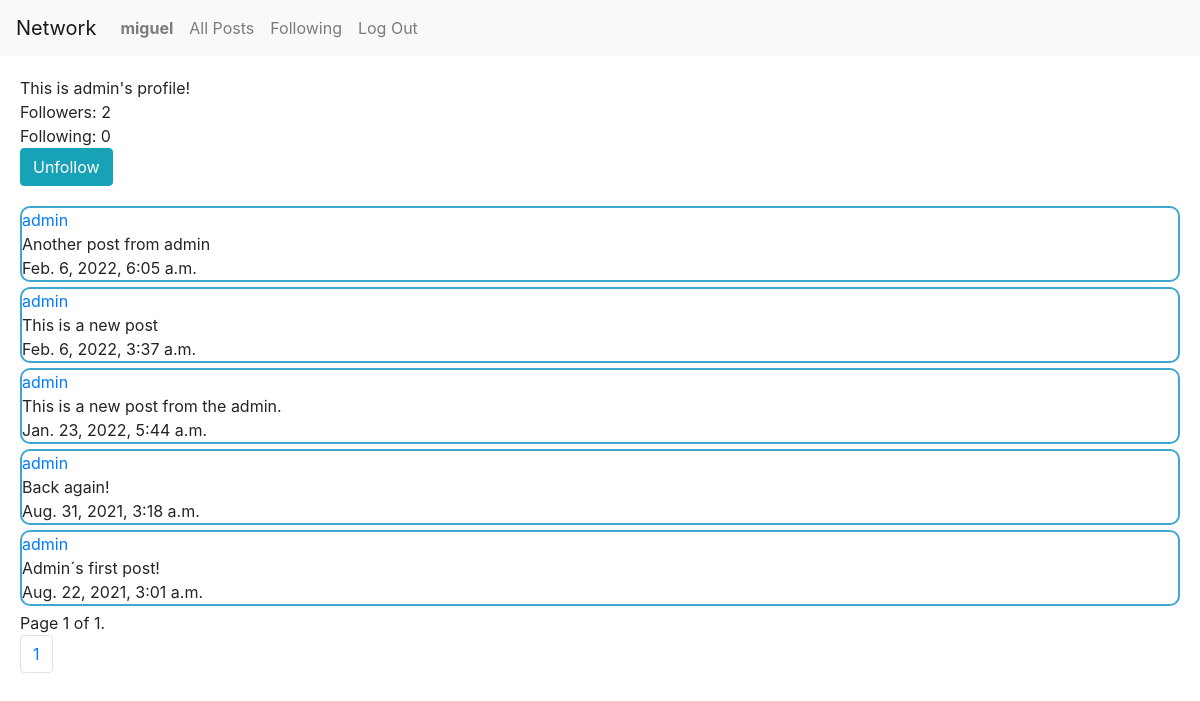
The page /user/admin (signed in) on the database its author committed.
### network/models.py (models this page shows, shortened)
class User(AbstractUser):
    followers = models.ManyToManyField("self", blank=True, symmetrical=False, related_name="follower_users") #symmetrical=False to break the one on one relation
    following = models.ManyToManyField("self", blank=True, symmetrical=False, related_name="following_users") #probably it would be better to use an intermediary model

class Post(models.Model):
    user = models.ForeignKey(User, on_delete=CASCADE, related_name="user_posts", null=False)
    content = models.CharField(max_length = 100)
    timestamp = models.DateTimeField(auto_now_add=True, editable=True)
    likes = models.ManyToManyField(User, blank=True, null=True, related_name="post_likers")

### network/views.py (the view)
# urls.py: path("user/<str:username>", views.userPage, name="userPage"),
@login_required(login_url='login')
def userPage(request, username):
    reqUser = request.user
    user = User.objects.get(username=username)
    followers = user.followers.all()
    following = user.following.all()
    posts = user.user_posts.all()
    posts = posts.order_by("-timestamp").all()
    followBool = follows(reqUser, user)
    paginator = Paginator(posts, 10)
    page_number = request.GET.get('page')
    page_obj = paginator.get_page(page_number)
    return render(request, "network/userPage.html",{
        "followers": len(followers),
        "form":PostForm(),
        "following":len(following),
        "page_obj":page_obj,
        "userPage":user,
        "followBool":followBool,
    })

### network/views.py (called while the page is built)
def follows(follower,followed):
    return follower.following.filter(username=followed.username).exists()

### network/templates/network/userPage.html (shortened to what this page needs)
{% extends "network/layout.html" %}
{% load static %}
{% block body %}
    <div>
        <div>
            This is {{userPage}}'s profile!
        </div>
        <div>
            Followers: {{followers}}
            <br>
            Following: {{following}}
        </div>
        <div>
            {% if user.is_authenticated and request.user != userPage%}
                {%if not followBool %}
                    <a href="{% url 'follow' userPage%}">
                        <button type="button" class="btn btn-info">Follow</button>
                    </a>
                {% else %}
                    <a href="{% url 'follow' userPage%}">
                        <button type="button" class="btn btn-info">Unfollow</button>
                    </a>
                {% endif %}
            {% endif %}
        </div>
    </div>
{% endblock %}

### network/templates/network/layout.html (shortened to what this page needs)
{% load static %}
<!DOCTYPE html>
<html lang="en">
    <head>
        <link rel="stylesheet" href="https://stackpath.bootstrapcdn.com/bootstrap/4.4.1/css/bootstrap.min.css">
        <link href="{% static 'network/styles.css' %}" rel="stylesheet">
    </head>
    <body>
        <nav class="navbar navbar-expand-lg navbar-light bg-light">
            <a class="navbar-brand" href="#">Network</a>
            <div>
              <ul class="navbar-nav mr-auto">
                {% if user.is_authenticated %}
                    <li class="nav-item">
                        <a class="nav-link" id="user-page" href="{% url 'userPage' user.username%}"><strong>{{ user.username }}</strong></a>
                    </li>
                {% endif %}
                <li class="nav-item">
                  <a class="nav-link"  id="all-posts" href="{% url 'index' %}">All Posts</a>
                </li>
                {% if user.is_authenticated %}
                    <li class="nav-item">
                        <a class="nav-link" href="{% url 'followingView' %}">Following</a>
                    </li>
                    <li class="nav-item">
                        <a class="nav-link" href="{% url 'logout' %}">Log Out</a>
                    </li>
                {% endif %}
              </ul>
            </div>
          </nav>
        <div class="body">
            {% block body %}
            {% endblock %}
            <div class="posts-view">
                {% for post in page_obj %}
                    <div class="post">
                        <a href="{% url 'userPage' post.user.username %}">{{post.user}}</a>
                        <br>
                        {{post.content}}
                        <br>
                        {{post.timestamp}}
                    </div>
                {% endfor %}
            </div>
            <div class="pagination">
                <span class="step-links">
                    <span class="current">
                        Page {{ page_obj.number }} of {{ page_obj.paginator.num_pages }}.
                    </span>
                </span>
            </div>
            <nav aria-label="Page navigation example">
                <ul class="pagination">
                    {% for x in page_obj.paginator.page_range %}
                        <li class="page-item"><a class="page-link" href="?page={{x}}">{{x}}</a></li>
                    {% endfor %}
                </ul>
            </nav>
        </div>
    </body>
</html>

### network/static/network/styles.css (style rules this page uses)
.body { margin: 20px; }
.posts-view { margin-top: 20px; }
.post { border: solid 2px rgba(14, 145, 197, 0.801); margin-top: 5px; margin-bottom: 5px; border-radius: 10px; }

### rows shown on the page
User: username "miguel"
User: username "admin"
Post: user "admin", content "Another post from admin", timestamp "Feb. 6, 2022, 6:05 a.m."
Post: user "admin", content "This is a new post", timestamp "Feb. 6, 2022, 3:37 a.m."
Post: user "admin", content "This is a new post from the admin.", timestamp "Jan. 23, 2022, 5:44 a.m."
Post: user "admin", content "Back again!", timestamp "Aug. 31, 2021, 3:18 a.m."
Post: user "admin", content "Admin´s first post!", timestamp "Aug. 22, 2021, 3:01 a.m."

### other values the page prints
{{ followers }} "2"
{{ following }} "0"
{{ page_obj.number }} "1"
{{ page_obj.paginator.num_pages }} "1"
{{ x }} "1"
